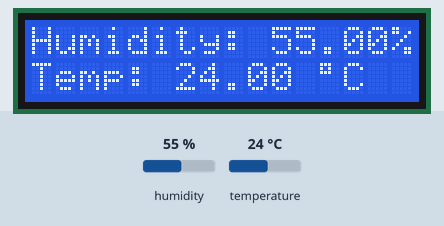
The sketch below on a simulated Arduino Uno, built with avr-gcc and run on an emulated ATmega328P. Parts: 16×2 character LCD. The test bench sets the inputs (shaded band); at power-on: humidity 55 %, temperature 24 °C.

Above: at 4.2 s.
4.3 s: humidity set to 22 %
At 5.6 s:
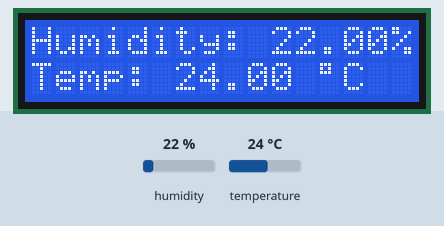
7.1 s: temperature set to 12 °C
At 8.3 s:
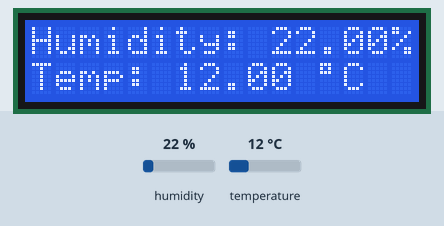
9.9 s: humidity set to 40 %
At 12.4 s:
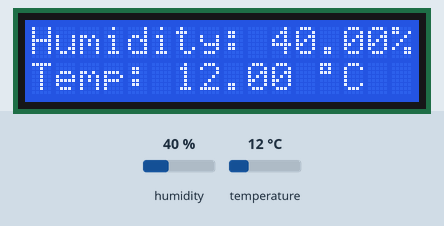
13.2 s: temperature set to 19 °C
At 15.1 s:
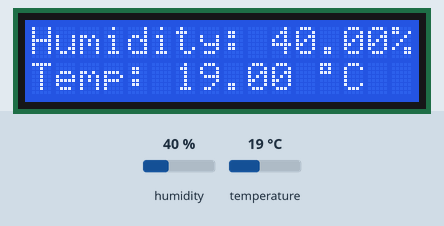
Timing chart, 0 to 16.6 s (numbered marks = the images above; inputs shaded):
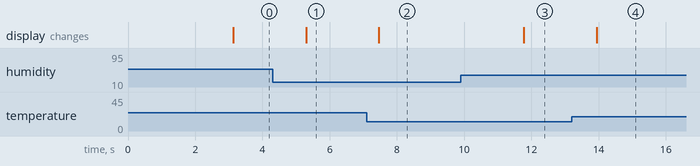

The sketch:

11.DHT11_Sensor_Bluetooth.ino
```cpp
#include "DHT.h"
#include <LiquidCrystal.h>
#include <SoftwareSerial.h>

LiquidCrystal lcd(4, 5, 0, 1, 2, 3);
const int Rx = 12;
const int Tx = 13;

SoftwareSerial hc05(Rx, Tx);

#define DHT_TYPE DHT11
#define DHT_PIN A0
DHT dht(DHT_PIN, DHT_TYPE);

void setup() {
  hc05.begin(9600);
  dht.begin();
  lcd.begin(16, 2);
  lcd.setCursor(0, 0);
  lcd.print("Welcome To");
  lcd.setCursor(0, 1);
  lcd.print("Justdoelectronic");
  delay(3000);
  lcd.clear();
}
void loop() {

  float h = dht.readHumidity();
  float t = dht.readTemperature();
  if (isnan(h) || isnan(t)) {
    Serial.println("Error!! Reading from DHT sensor");
    lcd.setCursor(0, 0);
    lcd.print("DHT Sensor Faild");
    return;
  }

  lcd.clear();
  lcd.setCursor(0, 0);
  lcd.print("Humidity: ");
  lcd.print(h);
  lcd.print("%");
  hc05.println("Humidity: ");
  hc05.print(h);
  hc05.print("%");
  lcd.setCursor(0, 1);
  lcd.print("Temp: ");
  lcd.print(t);
  lcd.setCursor(12, 1);
  lcd.print((char)223);
  lcd.print("C");
  hc05.println("Temp: ");
  hc05.print(t);
  hc05.print((char)223);
  hc05.print("C");

  delay(100);
}
```

Measured:
- after the input at 4.3 s, the display: changes after 1.0 s (image 1)
- after the input at 7.1 s, the display: changes after 0.36 s (image 2)
- after the input at 9.9 s, the display: changes after 1.9 s (image 3)
- after the input at 13.2 s, the display: changes after 0.74 s (image 4)
